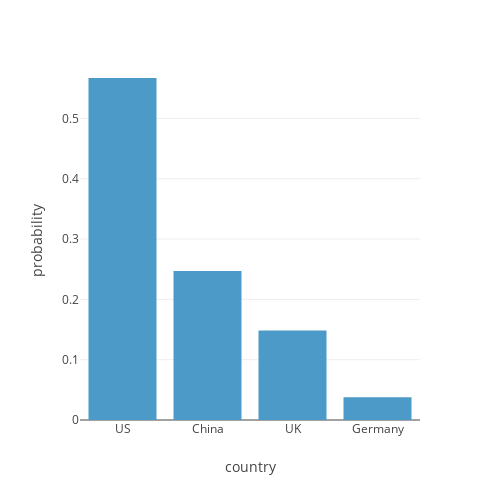

Notebook source saved alongside this figure:
### Code cell
px.histogram(data_sample, 'country', histnorm = 'probability', height=500, width = 500)

### Figure 1 — Plotly figure (JSON) as saved in the notebook; plotly's stock layout.template omitted (floating-point values rounded to 4 significant figures; data arrays with more than 128 entries replaced by an {"elided": "..."} marker saying what was removed)
{"data": [{"alignmentgroup": "True", "bingroup": "x", "histnorm": "probability", "hovertemplate": "country=%{x}<br>probability=%{y}<extra></extra>", "legendgroup": "", "marker": {"color": "#4B9AC7", "pattern": {"shape": ""}}, "name": "", "offsetgroup": "", "orientation": "v", "showlegend": false, "type": "histogram", "x": {"elided": "10000 str values"}, "xaxis": "x", "yaxis": "y"}], "layout": {"barmode": "relative", "height": 500, "legend": {"tracegroupgap": 0}, "margin": {"t": 60}, "width": 500, "xaxis": {"anchor": "y", "domain": [0, 1], "title": {"text": "country"}}, "yaxis": {"anchor": "x", "domain": [0, 1], "title": {"text": "probability"}}}}
